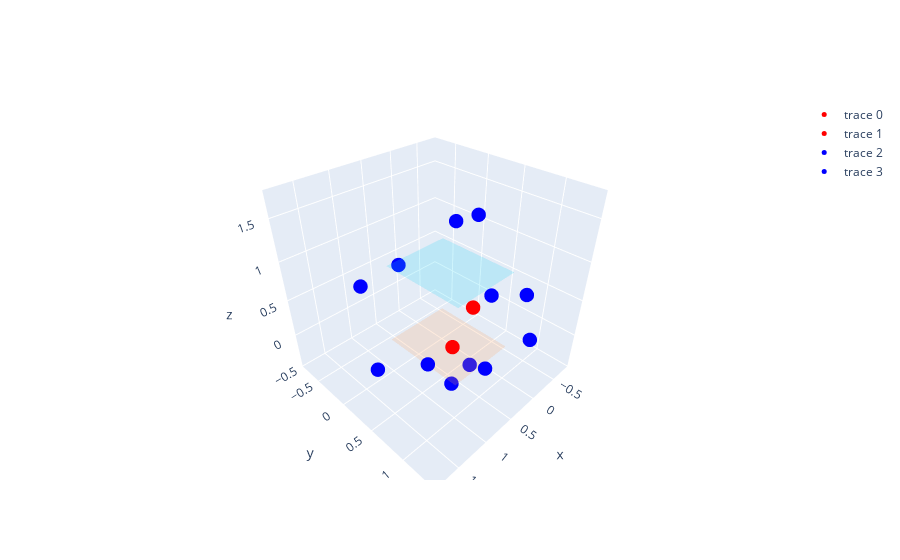

Notebook cell for this chart:
### Code cell
################# Nuevo #################
np.random.seed(1234)
intervals = [(0, 1), (0, 1), (0, 1)]
vertices = utilities_voronoi.generate_hypercube_vertices(intervals)
faces = utilities_voronoi.extract_hypercube_faces(vertices,intervals)

## Puntos aleatorios
original_points = np.random.rand(2, 3)
# Create lists to hold scatter plots for original points and symmetric points
scatter_original_points = []
scatter_symmetric_points = []
total_symmetric_points = []
# Calculate symmetric points for each original point
for point in original_points:
    symmetric_points = utilities_voronoi.calculate_symmetric_points_faces(point,faces)
    total_symmetric_points.append(symmetric_points)
    # Create a 3D scatter plot for the original point
    scatter_original = go.Scatter3d(
        x=[point[0]],
        y=[point[1]],
        z=[point[2]],
        mode='markers',
        marker=dict(size=5, color='red')
    )
    scatter_original_points.append(scatter_original)

    # Create a 3D scatter plot for the symmetric points
    scatter_symmetric = go.Scatter3d(
        x=[p[0] for p in symmetric_points],
        y=[p[1] for p in symmetric_points],
        z=[p[2] for p in symmetric_points],
        mode='markers',
        marker=dict(size=5, color='blue')
    )
    scatter_symmetric_points.append(scatter_symmetric)


# Create the 3D figure
fig = go.Figure(data=scatter_original_points + scatter_symmetric_points+cube_faces)

# Set layout options
fig.update_layout(scene=dict(aspectmode="cube"))

# Show the plot
fig.show()

### Figure 1 — Plotly figure (JSON) as saved in the notebook; plotly's stock layout.template omitted (floating-point values rounded to 4 significant figures)
{"data": [{"marker": {"color": "red", "size": 5}, "mode": "markers", "type": "scatter3d", "x": [0.1915], "y": [0.6221], "z": [0.4377]}, {"marker": {"color": "red", "size": 5}, "mode": "markers", "type": "scatter3d", "x": [0.7854], "y": [0.78], "z": [0.2726]}, {"marker": {"color": "blue", "size": 5}, "mode": "markers", "type": "scatter3d", "x": [-0.1915, 1.808, 0.1915, 0.1915, 0.1915, 0.1915], "y": [0.6221, 0.6221, -0.6221, 1.378, 0.6221, 0.6221], "z": [0.4377, 0.4377, 0.4377, 0.4377, -0.4377, 1.562]}, {"marker": {"color": "blue", "size": 5}, "mode": "markers", "type": "scatter3d", "x": [-0.7854, 1.215, 0.7854, 0.7854, 0.7854, 0.7854], "y": [0.78, 0.78, -0.78, 1.22, 0.78, 0.78], "z": [0.2726, 0.2726, 0.2726, 0.2726, -0.2726, 1.727]}, {"opacity": 0.2, "type": "mesh3d", "x": [0, 1, 1, 0], "y": [0, 0, 1, 1], "z": [0, 0, 0, 0]}, {"opacity": 0.2, "type": "mesh3d", "x": [0, 1, 1, 0], "y": [0, 0, 1, 1], "z": [1, 1, 1, 1]}, {"opacity": 0.2, "type": "mesh3d", "x": [0, 0, 0, 0], "y": [0, 1, 1, 0], "z": [0, 0, 1, 1]}, {"opacity": 0.2, "type": "mesh3d", "x": [1, 1, 1, 1], "y": [0, 1, 1, 0], "z": [0, 0, 1, 1]}, {"opacity": 0.2, "type": "mesh3d", "x": [0, 1, 1, 0], "y": [1, 1, 1, 1], "z": [0, 0, 1, 1]}, {"opacity": 0.2, "type": "mesh3d", "x": [0, 1, 1, 0], "y": [0, 0, 0, 0], "z": [0, 0, 1, 1]}], "layout": {"scene": {"aspectmode": "cube"}}}
